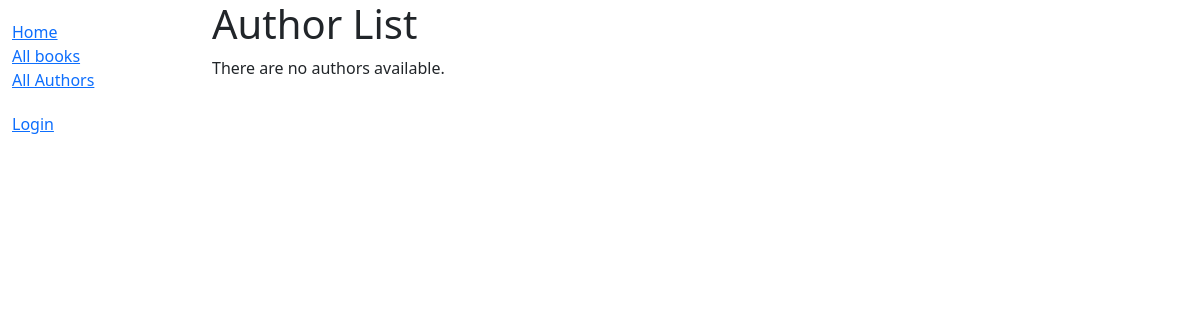
The app's page /catalog/authors/, older data.
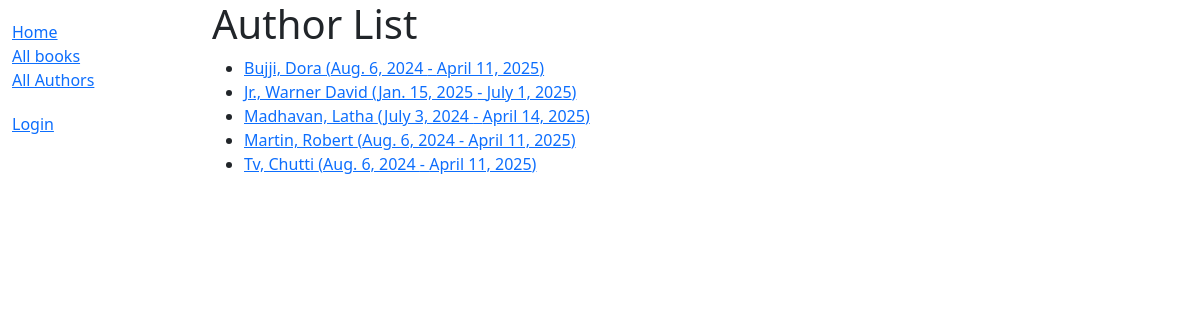
The same page, newer data.
### catalog/models.py (models this page shows)
class Author(models.Model):
    first_name = models.CharField(max_length=100)
    last_name = models.CharField(max_length=100)
    date_of_birth = models.DateField(null=True, blank=True)
    date_of_death = models.DateField('Died', null=True, blank=True)
    class Meta:
        ordering = ['last_name', 'first_name']
    def get_absolute_url(self):
        return reverse('author-detail', args=[str(self.id)])
    def __str__(self):
        return f'{self.last_name}, {self.first_name}'

### catalog/views.py (the view)
# urls.py: path('authors/', views.AuthorListView.as_view(), name='authors'),
class AuthorListView(generic.ListView):
    model = Author
    paginate_by = 10

### catalog/templates/catalog/author_list.html
{% extends "base_generic.html" %}
{% block content %}
<h1>Author List</h1>
{% if author_list %}
  <ul>
  {% for author in author_list %}
    <li>
      <a href="{{ author.get_absolute_url }}">
      {{ author }} ({{author.date_of_birth}} - {% if author.date_of_death %}{{author.date_of_death}}{% endif %})
      </a>
    </li>
  {% endfor %}
 </ul>
{% else %}
  <p>There are no authors available.</p>
{% endif %}
{% endblock %}

### catalog/templates/base_generic.html (shortened to what this page needs)
<!doctype html>
<html lang="en">
  <head>
    <link href="https://cdn.jsdelivr.net/npm/bootstrap@5.3.3/dist/css/bootstrap.min.css"
      rel="stylesheet"
>
    {% load static %}
    <link rel="stylesheet" href="{% static 'css/styles.css' %}" />
  </head>
  <body>
    <div class="container-fluid">
      <div class="row">
        <div class="col-sm-2">
          {% block sidebar %}
            <ul class="sidebar-nav">
              <li><a href="{% url 'index' %}">Home</a></li>
              <li><a href="{% url 'books' %}">All books</a></li>
              <li><a href="{% url 'authors' %}">All Authors</a></li>
            </ul>
              <ul class="sidebar-nav">
   {% if user.is_authenticated %}
     <li>User: {{ user.get_username }}</li>
     <li><a href="{% url 'my-borrowed' %}">My Borrowed</a></li>
     <li>
       <form id="logout-form" method="post" action="{% url 'logout' %}">
         {% csrf_token %}
         <button type="submit" class="btn btn-link">Logout</button>
       </form>
     </li>
   {% else %}
     <li><a href="{% url 'login' %}?next={{ request.path }}">Login</a></li>
   {% endif %}
  </ul>
          {% endblock %}
        </div>
        <div class="col-sm-10 ">{% block content %}{% endblock %}</div>
      </div>
    </div>
  </body>
</html>

### catalog/static/css/styles.css (style rules this page uses)
.sidebar-nav { margin-top: 20px; padding: 0; list-style: none; }

Row changes from the older to the newer data that the page shows:
added Author: last_name+first_name "Bujji, Dora", date_of_birth "Aug. 6, 2024", date_of_death "April 11, 2025"
added Author: last_name+first_name "Jr., Warner David", date_of_birth "Jan. 15, 2025", date_of_death "July 1, 2025"
added Author: last_name+first_name "Madhavan, Latha", date_of_birth "July 3, 2024", date_of_death "April 14, 2025"
added Author: last_name+first_name "Martin, Robert", date_of_birth "Aug. 6, 2024", date_of_death "April 11, 2025"
added Author: last_name+first_name "Tv, Chutti", date_of_birth "Aug. 6, 2024", date_of_death "April 11, 2025"
Text that changed along with them:
text no longer shown: "There are no authors available."
